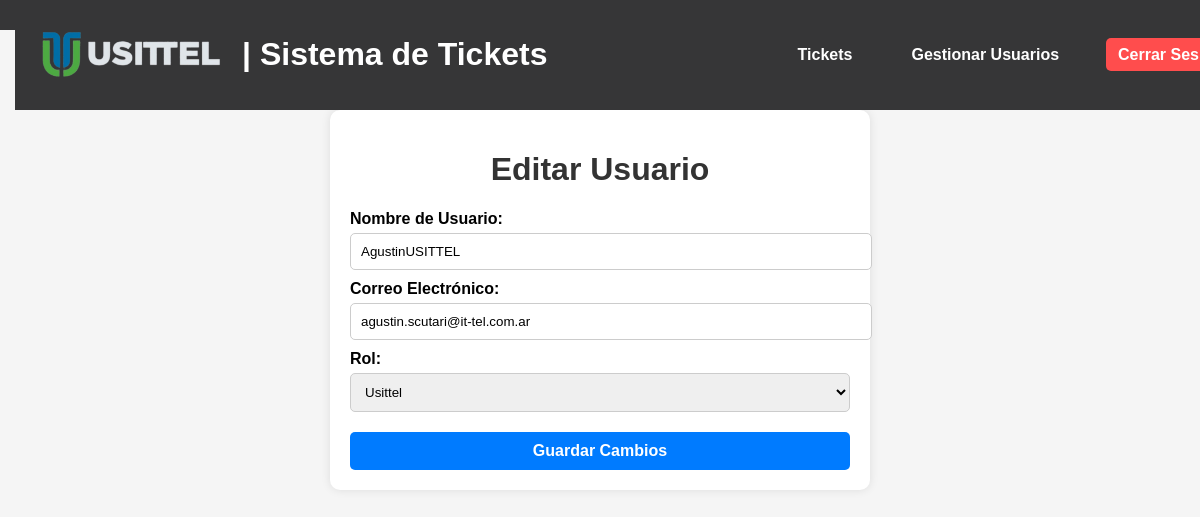
Page /edit-user/14 (signed in) on the committed database.
### tables this page shows
CREATE TABLE "users" (
    id INTEGER PRIMARY KEY AUTOINCREMENT,
    username TEXT UNIQUE NOT NULL,
    password TEXT NOT NULL,
    email TEXT UNIQUE NOT NULL,
    role TEXT NOT NULL
, suspended INTEGER DEFAULT 0);

### app.py (the view, shortened to what this page needs)
@app.route('/edit-user/<int:id>', methods=['GET', 'POST'])
@login_required
def edit_user(id):
    if current_user.role != 'usittel':
        flash("Acceso denegado.", "error")
        return redirect(url_for('users'))
    conn = get_db_connection()
    user = conn.execute('SELECT * FROM users WHERE id = ?', (id,)).fetchone()
    if not user:
        conn.close()
        flash("Usuario no encontrado.", "error")
        return redirect(url_for('users'))
    conn.close()
    return render_template('edit_user.html', user=user)

### app.py (called while the page is built)
def get_db_connection():
    conn = sqlite3.connect('database.db', timeout=10)  # Espera hasta 10 segundos si la base de datos está bloqueada
    conn.row_factory = sqlite3.Row
    return conn

@login_manager.user_loader
def load_user(user_id):
    conn = get_db_connection()
    user = conn.execute('SELECT * FROM users WHERE id = ?', (user_id,)).fetchone()
    conn.close()
    if user:
        return User(id=user['id'], username=user['username'], role=user['role'])
    return None

### templates/edit_user.html (shortened to what this page needs)
{% extends "base.html" %}
{% block content %}
<div class="form-container">
    <h1>Editar Usuario</h1>
    <form method="POST">
        <label for="username">Nombre de Usuario:</label>
        <input type="text" name="username" value="{{ user['username'] }}" required>
        <label for="email">Correo Electrónico:</label>
        <input type="email" name="email" value="{{ user['email'] }}" required>
        <label for="role">Rol:</label>
        <select name="role">
            <option value="usittel" {% if user['role'] == 'usittel' %}selected{% endif %}>Usittel</option>
        </select>
        <button type="submit" class="btn-action">Guardar Cambios</button>
    </form>
</div>
{% endblock %}

### static/styles.css (style rules this page uses)
body { font-family: Arial, sans-serif; margin: 0; padding: 0; background-color: #f5f5f5; }
h1 { color: #333; }
button { width: 100%; background: #007bff; color: white; border: none; padding: 10px; margin-top: 20px; border-radius: 5px; cursor: pointer; font-size: 16px; }
.form-container { max-width: 500px; margin: 50px auto; padding: 20px; background: #ffffff; border-radius: 10px; box-shadow: 0 0 10px rgba(0, 0, 0, 0.1); text-align: center; }
label { display: block; text-align: left; font-weight: bold; margin-top: 10px; }
input, select, textarea { width: 100%; padding: 10px; margin-top: 5px; border: 1px solid #ccc; border-radius: 5px; }
.btn-action { background: #007bff; padding: 10px; color: white; border-radius: 5px; font-weight: bold; }

### rows in the picture
users: username "AgustinUSITTEL", email "agustin.scutari@it-tel.com.ar", role "Usittel"
